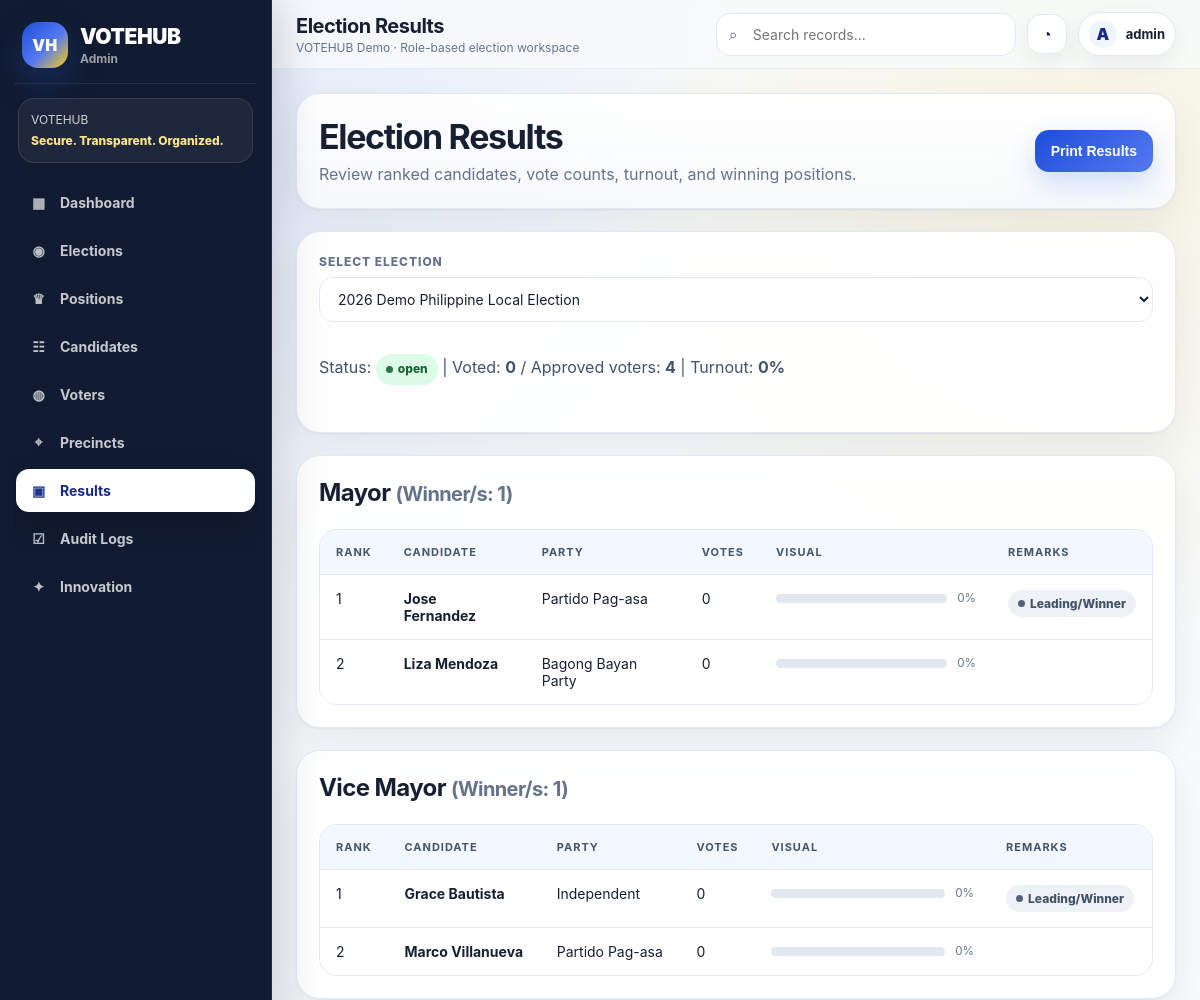
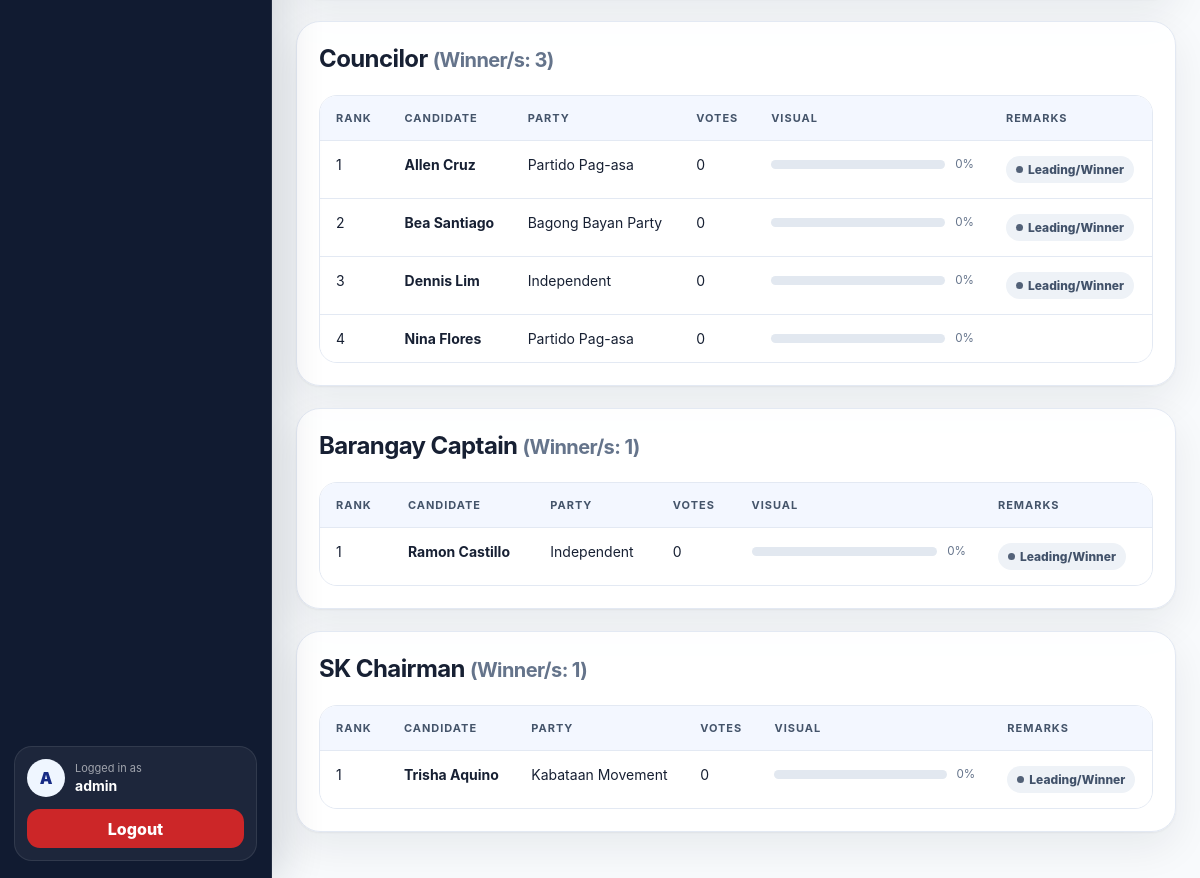
/admin/results.php (signed in), run on the app's committed database (2 pictures, top to bottom).
### tables this page shows
CREATE TABLE elections (
    election_id INT AUTO_INCREMENT PRIMARY KEY,
    election_name VARCHAR(150) NOT NULL,
    election_type VARCHAR(80) NOT NULL,
    start_datetime DATETIME NOT NULL,
    end_datetime DATETIME NOT NULL,
    status ENUM('upcoming','open','closed') NOT NULL DEFAULT 'upcoming',
    created_at TIMESTAMP DEFAULT CURRENT_TIMESTAMP
);

CREATE TABLE positions (
    position_id INT AUTO_INCREMENT PRIMARY KEY,
    election_id INT NOT NULL,
    position_name VARCHAR(100) NOT NULL,
    max_vote INT NOT NULL DEFAULT 1,
    status ENUM('active','inactive') NOT NULL DEFAULT 'active',
    CONSTRAINT fk_positions_elections FOREIGN KEY (election_id) REFERENCES elections(election_id)
        ON UPDATE CASCADE ON DELETE CASCADE,
    UNIQUE KEY unique_position_per_election (election_id, position_name)
);

CREATE TABLE candidates (
    candidate_id INT AUTO_INCREMENT PRIMARY KEY,
    election_id INT NOT NULL,
    position_id INT NOT NULL,
    candidate_name VARCHAR(150) NOT NULL,
    party_name VARCHAR(120) DEFAULT 'Independent',
    platform TEXT,
    status ENUM('active','inactive') NOT NULL DEFAULT 'active',
    created_at TIMESTAMP DEFAULT CURRENT_TIMESTAMP,
    CONSTRAINT fk_candidates_elections FOREIGN KEY (election_id) REFERENCES elections(election_id)
        ON UPDATE CASCADE ON DELETE CASCADE,
    CONSTRAINT fk_candidates_positions FOREIGN KEY (position_id) REFERENCES positions(position_id)
        ON UPDATE CASCADE ON DELETE CASCADE,
    INDEX idx_candidates_position (position_id)
);

### admin/results.php (the view, shortened to what this page needs)
<?php
require_once __DIR__ . '/../includes/functions.php';
$elections = fetchElections($pdo);
$selectedElectionId = (int)($_GET['election_id'] ?? ($elections[0]['election_id'] ?? 0));
$selectedElection = $selectedElectionId ? getElectionById($pdo, $selectedElectionId) : null;
$approvedVoters = countRows($pdo, "SELECT COUNT(*) FROM voters WHERE registration_status='approved'");
$votedCount = $selectedElectionId ? countRows($pdo, 'SELECT COUNT(*) FROM voter_election_status WHERE election_id=? AND has_voted=1', [$selectedElectionId]) : 0;
$turnout = $approvedVoters > 0 ? round(($votedCount / $approvedVoters) * 100, 2) : 0;
$positions = [];
if ($selectedElectionId) {
    $stmt = $pdo->prepare("SELECT * FROM positions WHERE election_id=? ORDER BY position_id");
    $stmt->execute([$selectedElectionId]);
    $positions = $stmt->fetchAll();
}
include __DIR__ . '/../includes/header.php'; include __DIR__ . '/../includes/sidebar.php';
?>
<div class="page-header">
    <div>
        <h1>Election Results</h1>
        <p>Review ranked candidates, vote counts, turnout, and winning positions.</p>
    </div>
    <button onclick="window.print()">Print Results</button>
</div>
<div class="card">
    <form method="GET" class="form-grid">
        <div class="form-group">
            <label>Select Election</label>
            <select name="election_id" onchange="this.form.submit()">
                <?php foreach ($elections as $e): ?>
                    <option value="<?= $e['election_id'] ?>" <?= $selectedElectionId==$e['election_id']?'selected':'' ?>><?= h($e['election_name']) ?></option>
                <?php endforeach; ?>
            </select>
        </div>
    </form>
    <?php if ($selectedElection): ?>
        <div class="inline-spread">
            <p>Status: <?= badge($selectedElection['status']) ?> | Voted: <strong><?= $votedCount ?></strong> / Approved voters: <strong><?= $approvedVoters ?></strong> | Turnout: <strong><?= $turnout ?>%</strong></p>
        </div>
        <div class="progress-line"><div class="progress-fill" style="width:<?= min($turnout, 100) ?>%;"></div></div>
    <?php endif; ?>
</div>
<?php foreach ($positions as $pos): ?>
<div class="card">
    <div class="inline-spread">
        <h2><?= h($pos['position_name']) ?> <small>(Winner/s: <?= h($pos['max_vote']) ?>)</small></h2>
    </div>
    <div class="table-wrap">
        <table>
            <tr><th>Rank</th><th>Candidate</th><th>Party</th><th>Votes</th><th>Visual</th><th>Remarks</th></tr>
<?php
$stmt = $pdo->prepare('SELECT c.candidate_id, c.candidate_name, c.party_name, COUNT(v.vote_id) AS total_votes FROM candidates c LEFT JOIN votes v ON c.candidate_id=v.candidate_id AND v.election_id=? WHERE c.election_id=? AND c.position_id=? GROUP BY c.candidate_id ORDER BY total_votes DESC, c.candidate_name ASC');
$stmt->execute([$selectedElectionId, $selectedElectionId, $pos['position_id']]);
$candidates = $stmt->fetchAll();
$maxVotes = 0;
foreach ($candidates as $temp) { $maxVotes = max($maxVotes, (int)$temp['total_votes']); }
$rank = 1;
foreach ($candidates as $cand):
    $isWinner = $rank <= (int)$pos['max_vote'];
    $percent = $maxVotes > 0 ? round(((int)$cand['total_votes'] / $maxVotes) * 100) : 0;
?>
            <tr>
                <td><?= $rank ?></td>
                <td><strong><?= h($cand['candidate_name']) ?></strong></td>
                <td><?= h($cand['party_name']) ?></td>
                <td><?= h($cand['total_votes']) ?></td>
                <td><div class="result-bar"><div class="result-bar-track"><div class="result-bar-fill" style="width:<?= $percent ?>%;"></div></div><small><?= $percent ?>%</small></div></td>
                <td><?= $isWinner ? badge('Leading/Winner') : '' ?></td>
            </tr>
<?php $rank++; endforeach; ?>
        </table>
    </div>
</div>
<?php endforeach; ?>
<?php include __DIR__ . '/../includes/footer.php'; ?>

### includes/functions.php (shortened to what this page needs)
<?php
function h($value) {
    return htmlspecialchars((string)$value, ENT_QUOTES, 'UTF-8');
}
function countRows(PDO $pdo, $sql, array $params = []) {
    $stmt = $pdo->prepare($sql);
    $stmt->execute($params);
    return (int)$stmt->fetchColumn();
}
function getElectionById(PDO $pdo, $election_id) {
    $stmt = $pdo->prepare('SELECT * FROM elections WHERE election_id = ?');
    $stmt->execute([$election_id]);
    return $stmt->fetch();
}
function fetchElections(PDO $pdo) {
    return $pdo->query('SELECT * FROM elections ORDER BY election_id DESC')->fetchAll();
}
function badge($text) {
    $class = strtolower(str_replace(' ', '-', $text));
    return '<span class="badge badge-' . h($class) . '">' . h($text) . '</span>';
}
?>

### assets/css/style.css (style rules this page uses)
:root { --bg: #f8fafc; --bg-soft: #eef4ff; --surface: #ffffff; --surface-2: #f8fafc; --text: #172033; --muted: #65748b; --border: #e3e9f3; --primary: #1d4ed8; --primary-dark: #172b85; --primary-soft: #dbeafe; --navy: #111b31; --navy-2: #1d2b4a; --accent-yellow: #facc15; --accent-red: #dc2626; --success: #16a34a; --warning: #f59e0b; --danger: #dc2626; --shadow-card: 0 1px 2px rgba(15, 23, 42, 0.05), 0 16px 40px rgba(15, 23, 42, 0.07); --shadow-soft: 0 8px 24px rgba(15, 23, 42, 0.06); --radius: 18px; --radius-lg: 26px; }
* { box-sizing: border-box; }
html { scroll-behavior: smooth; }
body { margin: 0; font-family: Inter, ui-sans-serif, system-ui, -apple-system, BlinkMacSystemFont, "Segoe UI", Arial, sans-serif; background: radial-gradient(circle at 8% 0%, rgba(37, 99, 235, 0.12), transparent 30%), radial-gradient(circle at 90% 8%, rgba(250, 204, 21, 0.11), transparent 25%), var(--bg); color: var(--text); min-height: 100vh; }
small { color: var(--muted); line-height: 1.45; }
.progress-line { height: 9px; overflow: hidden; border-radius: 999px; background: rgba(255,255,255,0.13); }
.form-group { margin-bottom: 16px; }
label { display: block; font-size: 12px; font-weight: 850; text-transform: uppercase; letter-spacing: .08em; margin-bottom: 8px; color: var(--muted); }
input, select, textarea { width: 100%; border: 1px solid var(--border); background: #fff; color: var(--text); border-radius: 14px; padding: 12px 14px; font: inherit; font-size: 14px; transition: border-color .18s ease, box-shadow .18s ease; }
button, .btn { display: inline-flex; align-items: center; justify-content: center; gap: 8px; min-height: 42px; padding: 10px 16px; border: 0; border-radius: 14px; background: linear-gradient(135deg, var(--primary), #5578f0); color: #fff; font-size: 14px; font-weight: 850; cursor: pointer; box-shadow: 0 12px 28px rgba(37,99,235,0.20); transition: transform .18s ease, box-shadow .18s ease, opacity .18s ease; }
.page-header { display: flex; justify-content: space-between; align-items: center; gap: 18px; margin-bottom: 22px; padding: 22px; border: 1px solid var(--border); border-radius: 24px; background: linear-gradient(180deg, rgba(255,255,255,0.96), rgba(248,250,252,0.94)); box-shadow: var(--shadow-card); }
.page-header h1 { margin: 0; font-size: clamp(25px, 3vw, 34px); letter-spacing: -0.04em; }
.page-header p { margin: 6px 0 0; color: var(--muted); line-height: 1.45; }
.card { margin-bottom: 22px; padding: 22px; border: 1px solid var(--border); border-radius: 24px; background: rgba(255,255,255,0.94); box-shadow: var(--shadow-card); }
.card h2, .card h3 { margin-top: 0; letter-spacing: -0.025em; }
.card p { color: #42526a; line-height: 1.58; }
.table-wrap { overflow-x: auto; border: 1px solid var(--border); border-radius: 18px; background: #fff; }
table { width: 100%; min-width: 760px; border-collapse: collapse; background: #fff; }
th, td { padding: 15px 16px; border-bottom: 1px solid var(--border); text-align: left; vertical-align: top; font-size: 14px; }
th { color: #44546a; font-size: 11px; text-transform: uppercase; letter-spacing: .09em; background: #f3f7ff; }
tr:last-child td { border-bottom: 0; }
.badge { display: inline-flex; align-items: center; gap: 5px; border-radius: 999px; padding: 6px 10px; font-size: 12px; font-weight: 850; background: #eef2f7; color: #42526a; }
.badge::before { content: ''; width: 7px; height: 7px; border-radius: 50%; background: currentColor; opacity: .9; }
.badge-open, .badge-active, .badge-approved, .badge-voted { background: #dcfce7; color: #166534; }
.form-grid { display: grid; grid-template-columns: repeat(auto-fit, minmax(245px, 1fr)); gap: 16px; }
.result-bar { display: flex; align-items: center; gap: 10px; min-width: 200px; }
.result-bar-track { flex: 1; height: 9px; border-radius: 999px; background: #e2e8f0; overflow: hidden; }
.inline-spread { display: flex; align-items: center; justify-content: space-between; gap: 12px; flex-wrap: wrap; }

### data on the page
elections: status "open"
positions: position_name "Mayor", max_vote "1"
candidates: candidate_name "Jose Fernandez", party_name "Partido Pag-asa", total_votes "0", percent "0"
candidates: candidate_name "Liza Mendoza", party_name "Bagong Bayan Party", total_votes "0", percent "0"
positions: position_name "Vice Mayor", max_vote "1"
candidates: candidate_name "Grace Bautista", party_name "Independent", total_votes "0", percent "0"
candidates: candidate_name "Marco Villanueva", party_name "Partido Pag-asa", total_votes "0", percent "0"
positions: position_name "Councilor", max_vote "3"
candidates: candidate_name "Allen Cruz", party_name "Partido Pag-asa", total_votes "0", percent "0"
candidates: candidate_name "Bea Santiago", party_name "Bagong Bayan Party", total_votes "0", percent "0"
candidates: candidate_name "Dennis Lim", party_name "Independent", total_votes "0", percent "0"
candidates: candidate_name "Nina Flores", party_name "Partido Pag-asa", total_votes "0", percent "0"
positions: position_name "Barangay Captain", max_vote "1"
candidates: candidate_name "Ramon Castillo", party_name "Independent", total_votes "0", percent "0"
positions: position_name "SK Chairman", max_vote "1"
candidates: candidate_name "Trisha Aquino", party_name "Kabataan Movement", total_votes "0", percent "0"

### other printed values
$roleLabel ?: 'User' "Admin"
substr($name, 0, 1) "A"
$name "admin"
$pageTitleDisplay "Election Results"
$votedCount "0"
$approvedVoters "4"
$turnout "0"
form field election_id "2026 Demo Philippine Local Election"
